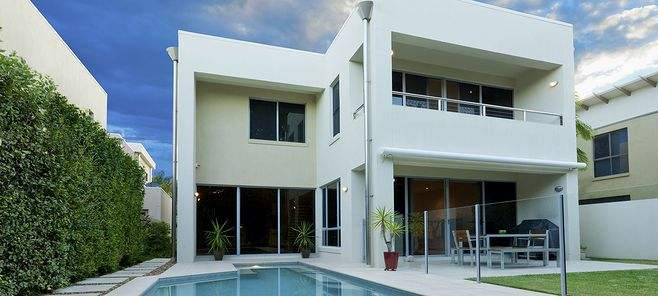
#> input picture Computer Vision/00OpenCV/image/home.jpg, 658 x 296 px
$ python '32.0尺度不变特征变换SIFT.py'   (older library calls are emulated)
#> lines starting #> are read from the running program, lines starting #| are printed output that depends on the picture
import cv2
import numpy as np


img = cv2.imread('./image/home.jpg')
#> img is the input picture: shape (296, 658, 3); mean B, G, R 138.8, 137.8, 121.9
gray = cv2.cvtColor(img, cv2.COLOR_BGR2GRAY)
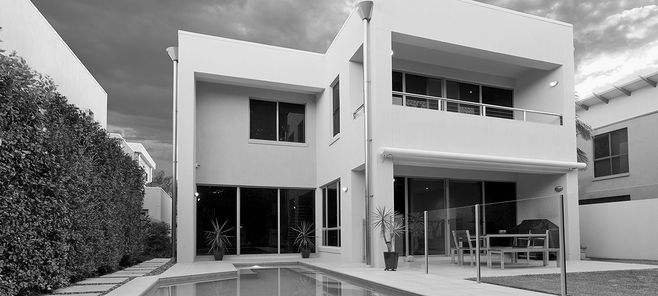
#> gray: shape (296, 658); min 0, max 255, mean 133.2

# sift = cv2.SIFT()
sift = cv2.xfeatures2d.SIFT_create()

kp = sift.detect(gray, None)
#> kp = 830 keypoints; strongest (x, y, size): (197, 194, 2.1), (277, 115, 38.2), (393, 95, 2), (333, 239, 10.4)

img = cv2.drawKeypoints(gray, kp, img)
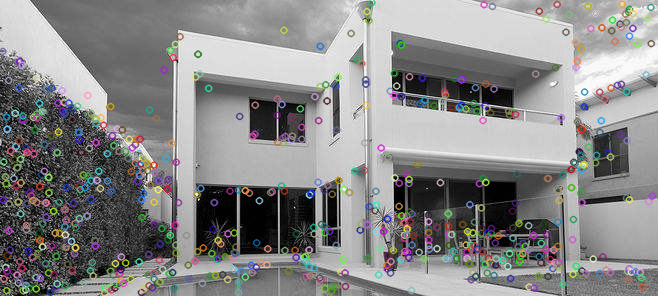
#> img: shape (296, 658, 3); mean B, G, R 135.1, 135.3, 135.4

cv2.imwrite('sift_keypoints.jpg', img)

# 这个算法包含在 OpenCV 中的收费模块中。
